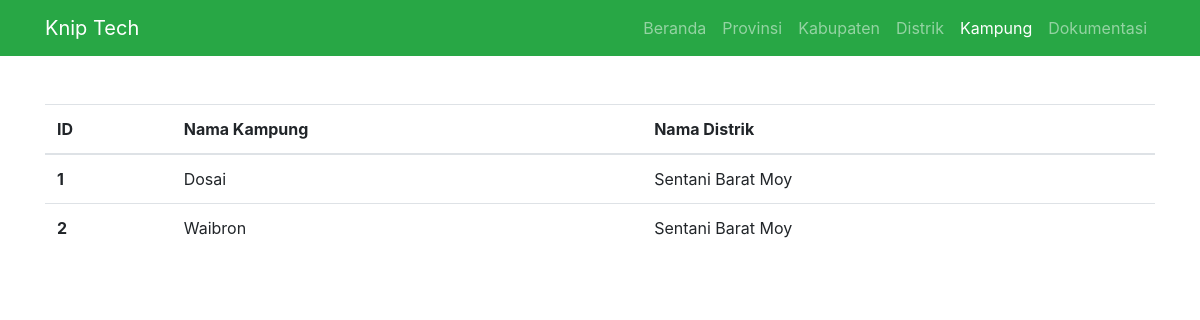
Screenshot of /kampung with the database file from the repository.
### app/models.py (models this page shows, shortened)
class Kampung(db.Model):
    id = db.Column(db.Integer, primary_key=True)
    nama_kampung = db.Column(db.String(100), nullable=False)
    distrik = db.Column(db.String(100), db.ForeignKey('distrik.id'), nullable=False)

### app/routes.py (the view)
@app.route('/kampung')
def kampung():
    data = Kampung.query.all()
    return render_template('template.html',judul='Kampung', data=data)

### app/templates/template.html
{% extends 'base.html' %} {% block index %}
<div class="container">
  <table class="table mt-5">
    <thead>
      {% if judul == "Provinsi" %}
      <tr>
        <th scope="col">ID</th>
        <th scope="col">Nama Provinsi</th>
      </tr>
      {% elif judul == "Kabupaten" %}
      <tr>
        <th scope="col">ID</th>
        <th scope="col">Nama Kabupaten</th>
        <th scope="col">Nama Provinsi</th>
      </tr>
      {% elif judul == "Distrik" %}
      <tr>
        <th scope="col">ID</th>
        <th scope="col">Nama Distrik</th>
        <th scope="col">Nama Kabupaten</th>
      </tr>
      {% elif judul == "Kampung" %}
      <tr>
        <th scope="col">ID</th>
        <th scope="col">Nama Kampung</th>
        <th scope="col">Nama Distrik</th>
      </tr>
      {% endif %}
    </thead>
    <tbody>
      {% for data in data %}
        {% if judul == "Provinsi" %}
        <tr>
          <th scope="row">{{loop.index}}</th>
          <td scope="row">{{data.nama_provinsi}}</td>
        </tr>
        {% elif judul == "Kabupaten" %}
        <tr>
          <th scope="row">{{loop.index}}</th>
          <td scope="row">{{data.nama_kabupaten}}</td>
          <td scope="row">{{data.provinsi}}</td>
        </tr>
        {% elif judul == "Distrik" %}
        <tr>
          <th scope="row">{{loop.index}}</th>
          <td scope="row">{{data.nama_distrik}}</td>
          <td scope="row">{{data.kabupaten}}</td>
        </tr>
        {% elif judul == "Kampung" %}
        <tr>
          <th scope="row">{{loop.index}}</th>
          <td scope="row">{{data.nama_kampung}}</td>
          <td scope="row">{{data.distrik}}</td>
        </tr>
        {% endif %}
      {% endfor %}
    </tbody>
  </table>
</div>
{% endblock index %}

### rows the page displays
Kampung: nama_kampung "Dosai", distrik "Sentani Barat Moy"
Kampung: nama_kampung "Waibron", distrik "Sentani Barat Moy"
